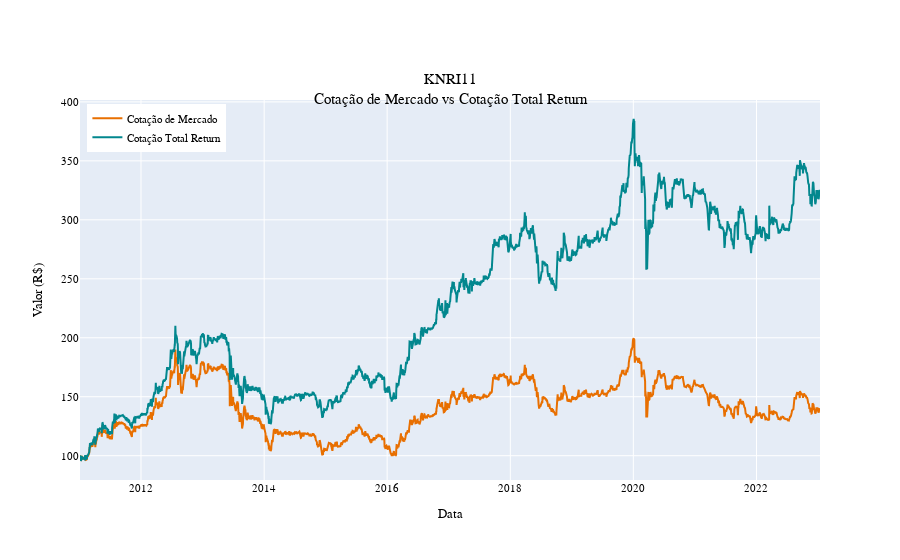

Here is the notebook cell this chart was saved with:
### Code cell
fig = go.Figure()
fig.add_trace(
    go.Scatter(
        x=tr["datneg"],
        y=tr["preult"],
        mode="lines",
        name="Cotação de Mercado",
        line=dict(color="#e86f00"),
    )
)
fig.add_trace(
    go.Scatter(
        x=tr["datneg"],
        y=tr["preult_tr"],
        mode="lines",
        name="Cotação Total Return",
        line=dict(color="#02878e"),
    )
)
fig.update_layout(
    font=dict(family="Fira Code", size=11, color="black"),
    title="KNRI11<br>Cotação de Mercado vs Cotação Total Return",
    title_x=0.5,
    title_y=0.85,
    xaxis_title="Data",
    yaxis_title="Valor (R$)",
    legend=dict(yanchor="top", y=0.99, xanchor="left", x=0.01),
)
fig.show()

### Figure 1 — Plotly figure (JSON) as saved in the notebook; plotly's stock layout.template omitted (floating-point values rounded to 4 significant figures; data arrays with more than 128 entries replaced by an {"elided": "..."} marker saying what was removed)
{"data": [{"line": {"color": "#e86f00"}, "mode": "lines", "name": "Cotação de Mercado", "type": "scatter", "x": {"elided": "2978 str values"}, "y": {"elided": "2978 float values"}}, {"line": {"color": "#02878e"}, "mode": "lines", "name": "Cotação Total Return", "type": "scatter", "x": {"elided": "2978 str values"}, "y": {"elided": "2978 float values"}}], "layout": {"font": {"color": "black", "family": "Fira Code", "size": 11}, "legend": {"x": 0.01, "xanchor": "left", "y": 0.99, "yanchor": "top"}, "title": {"text": "KNRI11<br>Cotação de Mercado vs Cotação Total Return", "x": 0.5, "y": 0.85}, "xaxis": {"title": {"text": "Data"}}, "yaxis": {"title": {"text": "Valor (R$)"}}}}
